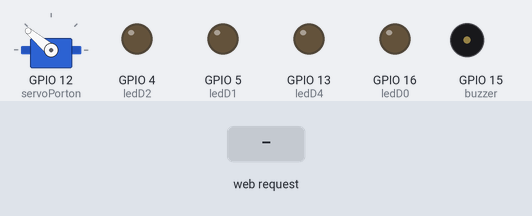
This sketch was run on a simulated ESP8266 (NodeMCU). On the bench: servo, output pins drawn as LEDs (lit = HIGH), buzzer (waves = sounding, pin HIGH). The test bench sets the inputs (shaded band). WiFi joins after 1.5 s; servers stay silent unless stated; what the sketch prints to the serial monitor is not drawn.

Above: at 3.7 s.
3.8 s: HTTP request GET /on1 received
At 5.0 s:
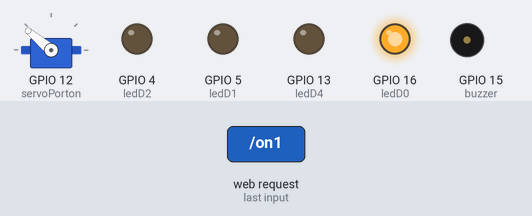
5.3 s: HTTP request GET /on2 received
At 6.2 s:
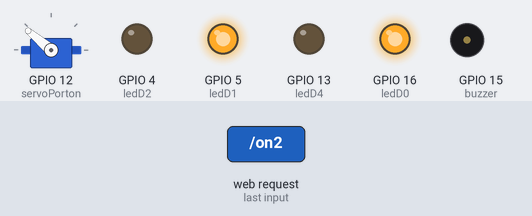
6.8 s: HTTP request GET /off1 received
At 7.4 s:
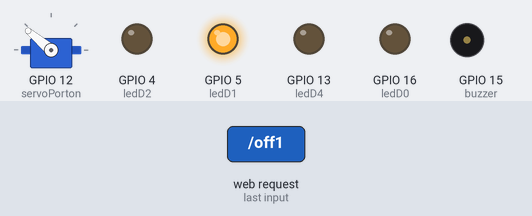
8.3 s: HTTP request GET /on3 received
At 9.5 s:
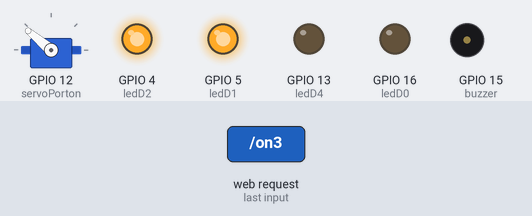
9.8 s: HTTP request GET /off2 received
At 10.9 s:
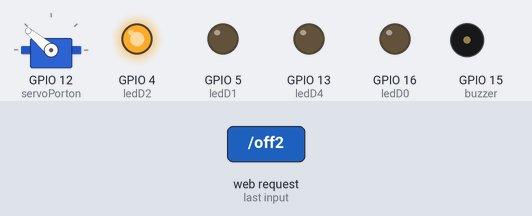
11.3 s: HTTP request GET /on4 received
At 12.0 s:
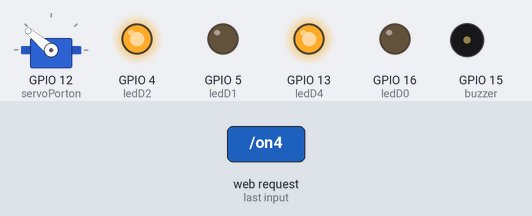
Timing chart, 0 to 13.8 s (numbered marks = the images above; inputs shaded):
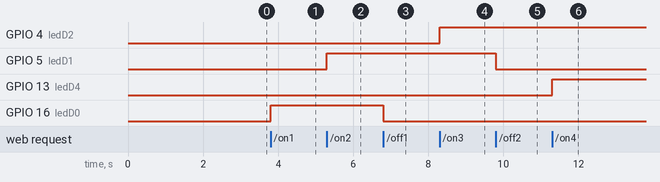

Measured:
- after the input at 3.8 s, GPIO 16 (ledD0): LOW → HIGH at once
- after the input at 5.3 s, GPIO 5 (ledD1): LOW → HIGH at once
- after the input at 6.8 s, GPIO 16 (ledD0): HIGH → LOW at once
- after the input at 8.3 s, GPIO 4 (ledD2): LOW → HIGH at once
- after the input at 9.8 s, GPIO 5 (ledD1): HIGH → LOW at once
- after the input at 11.3 s, GPIO 13 (ledD4): LOW → HIGH at once

The sketch:

Casa_Domotica_1.ino
```cpp
#include <ESP8266WiFi.h>
#include <Servo.h>

const char* ssid = "123";
const char* password = "12345678";

// Configuración de la IP estática.
IPAddress local_IP(192, 168, 46, 3);
IPAddress gateway(192, 168, 46, 224);
IPAddress subnet(255, 255, 255, 0);

WiFiServer server(80);

const int ledD0 = 16; //D0 //garage
const int ledD1 = 5; //D1  //
const int ledD2 = 4; //D2
const int ledD4 = 13; //D4

const int sM1 = 0; // D3
const int sM2 = 2; // D4

const int buzzer = 15; // D8

int pulsador3;
int pulsador4;
String estado3;
String estado4;
String respuesta = "0,0";


Servo servoPorton;

void setup() {
  Serial.begin(115200);
  pinMode(LED_BUILTIN, OUTPUT); // Configurar el pin del LED_BUILTIN como salida
  pinMode(ledD0,OUTPUT);
  pinMode(ledD1,OUTPUT);
  pinMode(ledD2,OUTPUT);
  pinMode(ledD4,OUTPUT);
  pinMode(sM1, INPUT);
  pinMode(sM2, INPUT);
  pinMode(buzzer, OUTPUT);
  servoPorton.attach(12);
  servoPorton.write(140);
  delay(1000);


  // Establecimiento de la IP estática.
  WiFi.config(local_IP, gateway, subnet);

  // Conecta a la red wifi.
  Serial.println();
  Serial.print("Conectando con ");
  Serial.println(ssid);

  WiFi.begin(ssid, password);

  while (WiFi.status() != WL_CONNECTED) {
    delay(500);
    Serial.print(".");
  }
  Serial.println("Conectado con WiFi.");

  // Inicio del Servidor web.
  server.begin();
  Serial.println("Servidor web iniciado.");

  // Esta es la IP
  Serial.print("Esta es la IP para conectar: ");
  Serial.print("http://");
  Serial.println(WiFi.localIP());
}

void loop() {
  // Consulta si se ha conectado algún cliente.
  WiFiClient client = server.available();
  if (!client) {
    return;
  }

  Serial.print("Nuevo cliente: ");
  Serial.println(client.remoteIP());

  // Espera hasta que el cliente envíe datos.
  while (!client.available()) {
    delay(1);
  }

  /////////////////////////////////////////////////////
  // Lee la información enviada por el cliente.
  String req = client.readStringUntil('\r');
  Serial.println(req);

  // Realiza la petición del cliente.
  if (req.indexOf("on1") != -1) {
    //digitalWrite(LED_BUILTIN, LOW); // Enciende el LED interno
    digitalWrite(ledD0,HIGH);
    client.println("Foco del garage encendido");
  }
  if (req.indexOf("off1") != -1) {
    //digitalWrite(LED_BUILTIN, HIGH); // Apaga el LED interno
    digitalWrite(ledD0,LOW);
    client.println("Foco del garage apagado");
  }
  if (req.indexOf("on2") != -1) {
    //digitalWrite(LED_BUILTIN, LOW); // Enciende el LED interno
    digitalWrite(ledD1,HIGH);
    client.println("Foco del dormitorio encendido");
  }
  if (req.indexOf("off2") != -1) {
    //digitalWrite(LED_BUILTIN, HIGH); // Apaga el LED interno
    digitalWrite(ledD1,LOW);
    client.println("Foco del dormitorio apagado");
  }
  if (req.indexOf("on3") != -1) {
    //digitalWrite(LED_BUILTIN, LOW); // Enciende el LED interno
    digitalWrite(ledD2,HIGH);
    client.println("Foco de la sala encendido");
  }
  if (req.indexOf("off3") != -1) {
    //digitalWrite(LED_BUILTIN, HIGH); // Apaga el LED interno
    digitalWrite(ledD2,LOW);
    client.println("Foco de la sala apagado");
  }
  if (req.indexOf("on4") != -1) {
    //digitalWrite(LED_BUILTIN, LOW); // Enciende el LED interno
    digitalWrite(ledD4,HIGH);
    client.println("Foco de las escaleras encendido");
  }
  if (req.indexOf("off4") != -1) {
   // digitalWrite(LED_BUILTIN, HIGH); // Apaga el LED interno
    digitalWrite(ledD4,LOW);
    client.println("Foco de las escaleras apagado");
  }
  if (req.indexOf("offP") != -1) {
   // digitalWrite(LED_BUILTIN, HIGH); // Apaga el LED interno
    servoPorton.write(150);
    delay(1000);
    digitalWrite(ledD0,LOW);
    client.println("Portón abierto");
  }
  if (req.indexOf("onP") != -1) {
   // digitalWrite(LED_BUILTIN, HIGH); // Apaga el LED interno
    digitalWrite(ledD0,HIGH);
    servoPorton.write(20);
    delay(1000);

    client.println("Portón cerrado");
  }

  if (req.indexOf("estado") != -1){consulta();}

  //////////////////////////////////////////////
  // Página WEB. ////////////////////////////
  client.println("HTTP/1.1 200 OK");
  client.println("Content-Type: text/html");
  client.println(""); //  Importante.

  Serial.print("Cliente desconectado: ");
  Serial.println(client.remoteIP());
  client.flush();
  client.stop();
}

void consulta(){
 pulsador3 = digitalRead(sM1);
   if (pulsador3 == HIGH) {
     estado3 = "Puerta 1 abierta";
     digitalWrite(buzzer, HIGH);
   } else {
     estado3 = "Puerta 1 cerrada";
     digitalWrite(buzzer, LOW);
   }
 /*pulsador4 = digitalRead(sM2);
   if (pulsador4 == HIGH) {
     estado4 = "Puerta 2 abierta";
     digitalWrite(buzzer, HIGH);
   } else {
     estado4 = "Puerta 2 cerrada";
     digitalWrite(buzzer, LOW);
   }*/

 respuesta = estado3 + "," + estado4;
 Serial.println(respuesta);
 delay(10);
}
```
